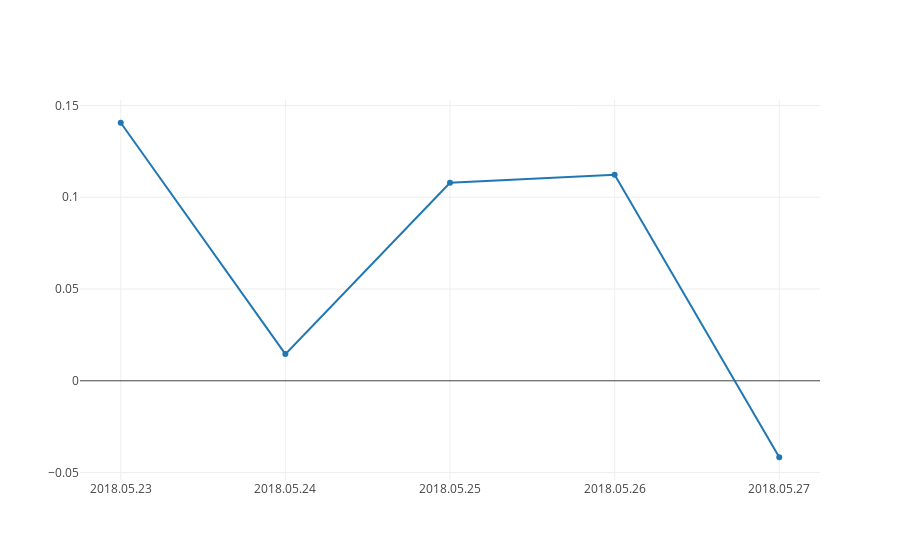

Notebook code for this chart:
### Code cell
trace0= go.Scatter(x= last.index, y= last['polarity'])
#trace1= go.Scatter(x= date_price.index, y= date_price.iloc[:,0])
data= go.Data([trace0])
plotly.offline.init_notebook_mode(connected=True)
plotly.offline.iplot(data, filename='basic-line')
#data.iplot()

### Figure 1 — Plotly figure (JSON) as saved in the notebook; plotly's stock layout.template omitted (floating-point values rounded to 4 significant figures)
{"data": [{"type": "scatter", "x": ["2018.05.23", "2018.05.24", "2018.05.25", "2018.05.26", "2018.05.27"], "y": [0.1406, 0.01454, 0.1079, 0.1122, -0.04167]}], "layout": {}}
